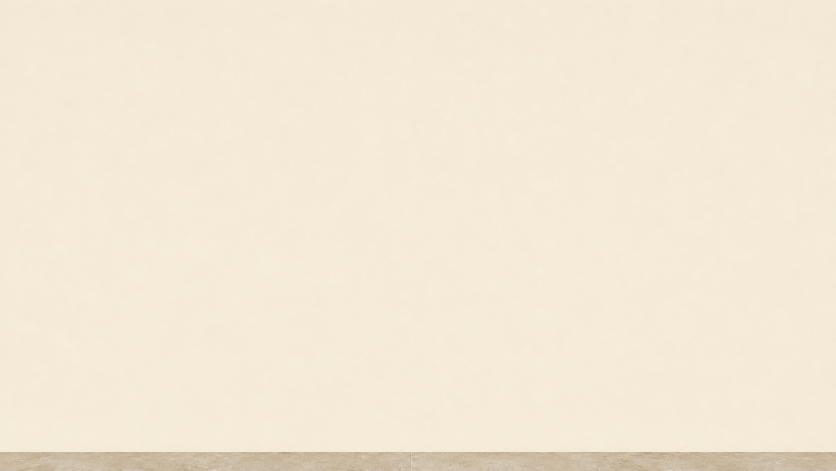
#> input picture source-assets/client-originals/2026-11-14-update/wall-8 Pearl cream.png, 1672 x 941 px (shown at 1/2 size)
$ python derive_v78_handover_corrections.py
#> lines starting #> are read from the running program, lines starting #| are printed output that depends on the picture
#!/usr/bin/env python3
"""V78 — Handover finishing corrections (Nov-17 PDF Part 1 & Part 2).

Two outstanding image corrections that are NOT already satisfied by V70–V77:

  1. colours-wall  (Part 1 p1–p3 compliance)
     The current colours-wall is a textured stucco interior scene. The client's
     Nov-17 correction states: "We can't use textured wall illustration. It has
     be a plain fresh painted wall." Replace with the plain freshly-painted
     Pearl Cream wall from the 2026-11-14 ZIP (wall-8 Pearl cream.png, native
     1672x941). No upscaling — the ladder is capped at 1600 (<= native 1672).

  2. story-farmer-cow-14  (Part 2 p4 — About/Story Section 1 image)
     The About Section 1 image currently uses story-farmer-cow-4 (derived from
     Img Frmr-4.jpeg — overcast/hazy). The Nov-17 Part 2 p4 correction swaps it
     for the GOLDEN-HOUR version of the same scene: Img Frmr-14.png (man in grey
     hoodie crouching, holding a light-brown cow's face, green tarpaulin hut,
     golden hour light). Native 1199x1312 (portrait). New stem
     story-farmer-cow-14; the about template is updated to reference it.

Outputs (avif + webp + jpg ladder, matching the V19/V70/V76 ecosystem system):
  dist-hostinger/assets/images/ecosystem/<stem>-<W>.{avif,webp,jpg}
  docs/assets/images/ecosystem/<stem>-<W>.{avif,webp,jpg}
  source-assets/client-derived/2026-11-v78-handover-corrections/  (archive + manifest.json)

POLICY (same as derive_v70 / derive_v76):
  - NO upscaling. Each rung capped at native long edge.
  - Files named by ACTUAL pixel width so the w-descriptor is truthful.
  - avif q=58 / speed=6, webp q=82 / method=6, jpg q=87 progressive.
  - RGBA flattened to RGB on white.
"""
from pathlib import Path
from PIL import Image
import json

ROOT = Path(__file__).resolve().parents[1]
SRC_DIR = ROOT / 'source-assets' / 'client-originals' / '2026-11-14-update'
DERIVED = ROOT / 'source-assets' / 'client-derived' / '2026-11-v78-handover-corrections'
PUBLIC_HOST = ROOT / 'dist-hostinger' / 'assets' / 'images' / 'ecosystem'
PUBLIC_DOCS = ROOT / 'docs' / 'assets' / 'images' / 'ecosystem'
DERIVED.mkdir(parents=True, exist_ok=True)
PUBLIC_HOST.mkdir(parents=True, exist_ok=True)
PUBLIC_DOCS.mkdir(parents=True, exist_ok=True)

# (stem, source filename, target widths — capped at native width, never upscaled)
ITEMS = [
    # Part 1 p1-p3: plain freshly-painted Pearl Cream wall replaces textured
    # colours-wall. Native 1672x941 (landscape ~16:9). Ladder capped at 1600.
    ('colours-wall', 'wall-8 Pearl cream.png', [640, 960, 1280, 1600]),
    # Part 2 p4: golden-hour farmer-with-cow for About Section 1. Native
    # 1199x1312 (portrait). Ladder [640, 864] (864 <= 1199).
    ('story-farmer-cow-14', 'Img Frmr-14.png', [640, 864]),
]


def save_variant(variant, stem, width, out_dir):
    """Write avif + webp + jpg for a single resized variant."""
    try:
        variant.save(str(out_dir / f'{stem}-{width}.avif'),
                     format='AVIF', quality=58, speed=6)
    except Exception as exc:
        print(f'  ! avif failed for {stem}-{width}: {exc}')
    variant.save(str(out_dir / f'{stem}-{width}.webp'),
                 format='WEBP', quality=82, method=6)
    variant.save(str(out_dir / f'{stem}-{width}.jpg'),
                 format='JPEG', quality=87, optimize=True, progressive=True)


manifest = []
for stem, src_name, rungs in ITEMS:
    src_path = SRC_DIR / src_name
    if not src_path.exists():
        print(f'MISSING original: {src_path}')
        continue
    im = Image.open(src_path)
#> im is the input picture: PIL image 1672x941 RGB; mean R, G, B 242.3, 232.4, 213.2
    if im.mode in ('RGBA', 'LA') or (im.mode == 'P' and 'transparency' in im.info):
        bg = Image.new('RGB', im.size, (255, 255, 255))
        im = im.convert('RGBA')
        bg.paste(im, mask=im.split()[-1])
        im = bg
    else:
        im = im.convert('RGB')
    native_w = im.size[0]
#> native_w = 1672
    print(f'{stem}: native {im.size[0]}x{im.size[1]}  src={src_name}')
#| colours-wall: native 1672x941  src=wall-8 Pearl cream.png
    seen = set()
    widths = []
    for target in rungs:
        w = min(target, native_w)  # cap — never upscale
        if w == native_w:
            variant = im
        else:
            scale = w / native_w
            new = (w, round(im.size[1] * scale))
            variant = im.resize(new, Image.LANCZOS)
        w = variant.size[0]
        if w in seen:
            continue
        seen.add(w)
        widths.append(w)
        save_variant(variant, stem, w, PUBLIC_HOST)
        save_variant(variant, stem, w, PUBLIC_DOCS)
        save_variant(variant, stem, w, DERIVED)
        print(f'  -> {stem}-{w}.{{avif,webp,jpg}}  ({variant.size[0]}x{variant.size[1]})')
#> this loop made 4 passes
#> pass 1, `variant = im.resize(new, Image.LANCZOS)`:
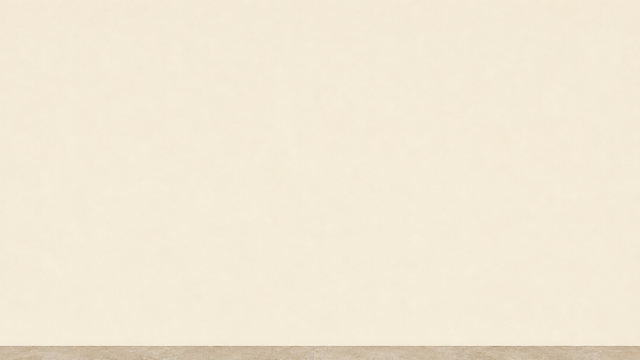
#> variant: PIL image 640x360 RGB; mean R, G, B 242.3, 232.4, 213.2
#> after the loop, seen = 4 items; widths = [640, 960, 1280, 1600]
    manifest.append({
        'stem': stem,
        'source': str(src_path),
        'source_name': src_name,
        'widths': widths,
        'intrinsic': list(im.size),
    })
#> pass 2 of the loop `for stem, src_name, rungs in ITEMS:`:
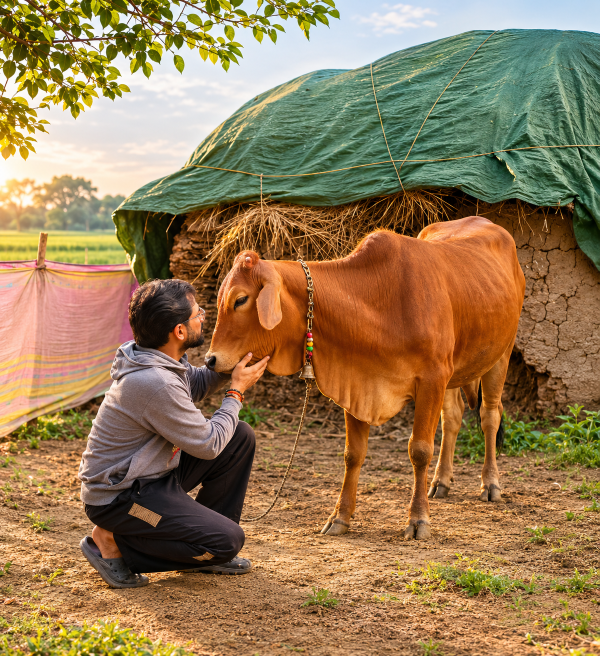
#> input picture source-assets/client-originals/2026-11-14-update/Img Frmr-14.png, 1199 x 1312 px (shown at 1/2 size)
#> im is the input picture: PIL image 1199x1312 RGB; mean R, G, B 150.9, 123.7, 85.4
#| story-farmer-cow-14: native 1199x1312  src=Img Frmr-14.png
#> the loop `for target in rungs:` made 2 passes
#> pass 1, `variant = im.resize(new, Image.LANCZOS)`:
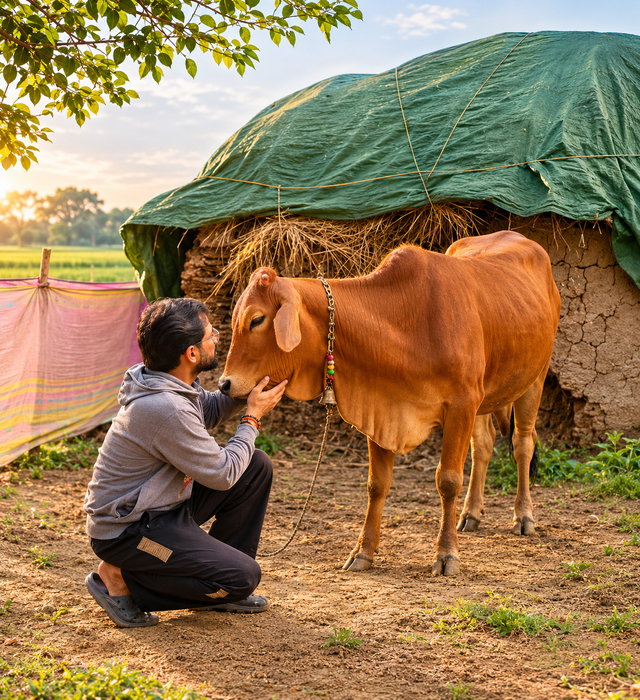
#> variant: PIL image 640x700 RGB; mean R, G, B 150.8, 123.7, 85.4
#> after the loop `for target in rungs:`: seen = 2 items; widths = [640, 864]

(DERIVED / 'manifest.json').write_text(json.dumps(manifest, indent=2))
print('\nWROTE manifest.json:')
print(json.dumps(manifest, indent=2))
#> (printed output is left out)
